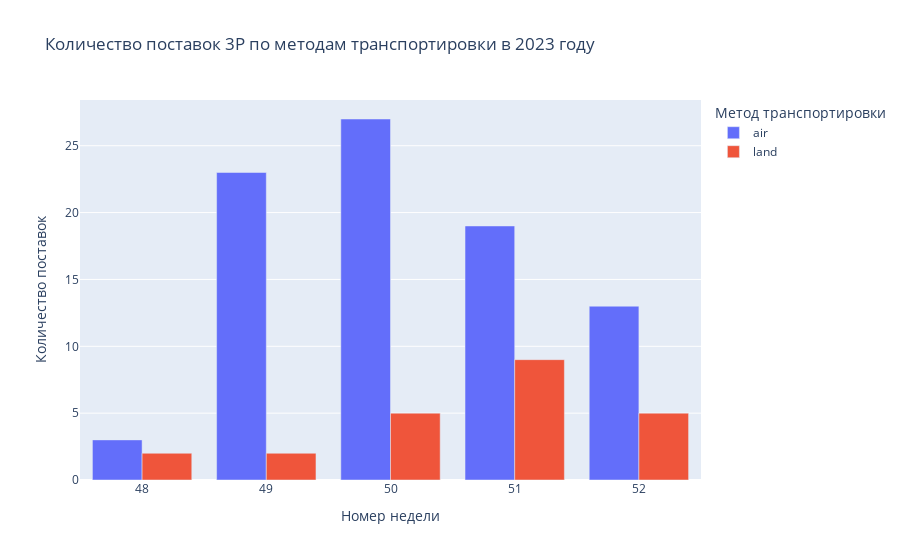
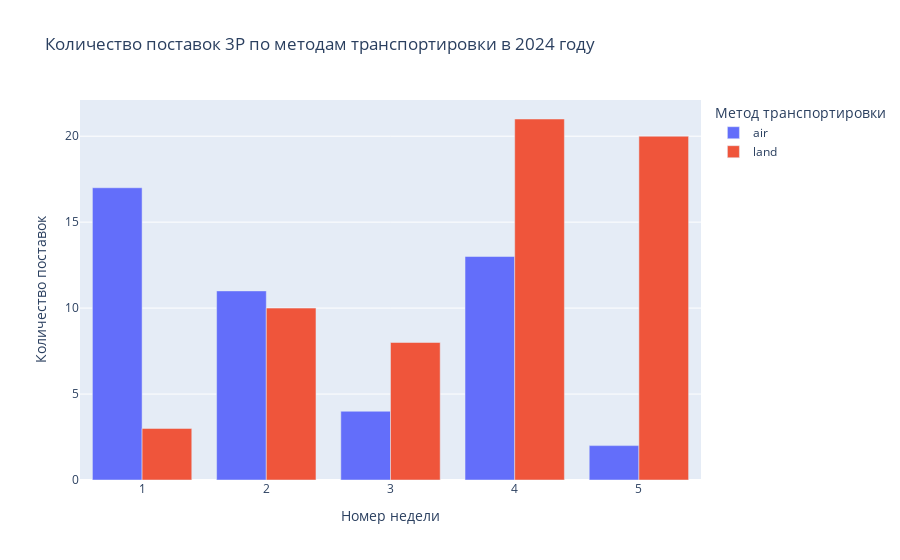

Notebook code for these charts, in order:
### Markdown cell above
## Интерактивный вариант этого же графика

### Code cell
fig_2023 = px.bar(transport_counts_2023, 
                   x='Week Number', 
                   y='Counts', 
                   color='Transportation method', 
                   barmode='group',
                   title='Количество поставок 3P по методам транспортировки в 2023 году',
                   labels={'Week Number': 'Номер недели', 'Counts': 'Количество поставок'},
                   category_orders={'Week Number': sorted(transport_counts_2023['Week Number'].unique())},
                   hover_data={'Week Number': False, 'Transportation method': True, 'Counts': True}
                  )
fig_2023.update_layout(xaxis=dict(),
                        legend_title='Метод транспортировки')

fig_2024 = px.bar(transport_counts_2024, 
                   x='Week Number', 
                   y='Counts', 
                   color='Transportation method', 
                   barmode='group',
                   title='Количество поставок 3P по методам транспортировки в 2024 году',
                   labels={'Week Number': 'Номер недели', 'Counts': 'Количество поставок'},
                   category_orders={'Week Number': sorted(transport_counts_2024['Week Number'].unique())},
                   hover_data={'Week Number': False, 'Transportation method': True, 'Counts': True}
                  )
fig_2024.update_layout(xaxis=dict(),
                        legend_title='Метод транспортировки')

fig_2023.show()
fig_2024.show()

### Figure 1 — Plotly figure (JSON) as saved in the notebook; plotly's stock layout.template omitted (floating-point values rounded to 4 significant figures)
{"data": [{"alignmentgroup": "True", "customdata": [["air"], ["air"], ["air"], ["air"], ["air"]], "hovertemplate": "Transportation method=%{customdata[0]}<br>Количество поставок=%{y}<extra></extra>", "legendgroup": "air", "marker": {"color": "#636efa", "pattern": {"shape": ""}}, "name": "air", "offsetgroup": "air", "orientation": "v", "showlegend": true, "textposition": "auto", "type": "bar", "x": [48, 49, 50, 51, 52], "xaxis": "x", "y": [3, 23, 27, 19, 13], "yaxis": "y"}, {"alignmentgroup": "True", "customdata": [["land"], ["land"], ["land"], ["land"], ["land"]], "hovertemplate": "Transportation method=%{customdata[0]}<br>Количество поставок=%{y}<extra></extra>", "legendgroup": "land", "marker": {"color": "#EF553B", "pattern": {"shape": ""}}, "name": "land", "offsetgroup": "land", "orientation": "v", "showlegend": true, "textposition": "auto", "type": "bar", "x": [48, 49, 50, 51, 52], "xaxis": "x", "y": [2, 2, 5, 9, 5], "yaxis": "y"}], "layout": {"barmode": "group", "legend": {"title": {"text": "Метод транспортировки"}, "tracegroupgap": 0}, "title": {"text": "Количество поставок 3P по методам транспортировки в 2023 году"}, "xaxis": {"anchor": "y", "categoryarray": [48, 49, 50, 51, 52], "categoryorder": "array", "domain": [0, 1], "title": {"text": "Номер недели"}}, "yaxis": {"anchor": "x", "domain": [0, 1], "title": {"text": "Количество поставок"}}}}

### Figure 2 — Plotly figure (JSON) as saved in the notebook; plotly's stock layout.template omitted (floating-point values rounded to 4 significant figures)
{"data": [{"alignmentgroup": "True", "customdata": [["air"], ["air"], ["air"], ["air"], ["air"]], "hovertemplate": "Transportation method=%{customdata[0]}<br>Количество поставок=%{y}<extra></extra>", "legendgroup": "air", "marker": {"color": "#636efa", "pattern": {"shape": ""}}, "name": "air", "offsetgroup": "air", "orientation": "v", "showlegend": true, "textposition": "auto", "type": "bar", "x": [1, 2, 3, 4, 5], "xaxis": "x", "y": [17, 11, 4, 13, 2], "yaxis": "y"}, {"alignmentgroup": "True", "customdata": [["land"], ["land"], ["land"], ["land"], ["land"]], "hovertemplate": "Transportation method=%{customdata[0]}<br>Количество поставок=%{y}<extra></extra>", "legendgroup": "land", "marker": {"color": "#EF553B", "pattern": {"shape": ""}}, "name": "land", "offsetgroup": "land", "orientation": "v", "showlegend": true, "textposition": "auto", "type": "bar", "x": [1, 2, 3, 4, 5], "xaxis": "x", "y": [3, 10, 8, 21, 20], "yaxis": "y"}], "layout": {"barmode": "group", "legend": {"title": {"text": "Метод транспортировки"}, "tracegroupgap": 0}, "title": {"text": "Количество поставок 3P по методам транспортировки в 2024 году"}, "xaxis": {"anchor": "y", "categoryarray": [1, 2, 3, 4, 5], "categoryorder": "array", "domain": [0, 1], "title": {"text": "Номер недели"}}, "yaxis": {"anchor": "x", "domain": [0, 1], "title": {"text": "Количество поставок"}}}}
